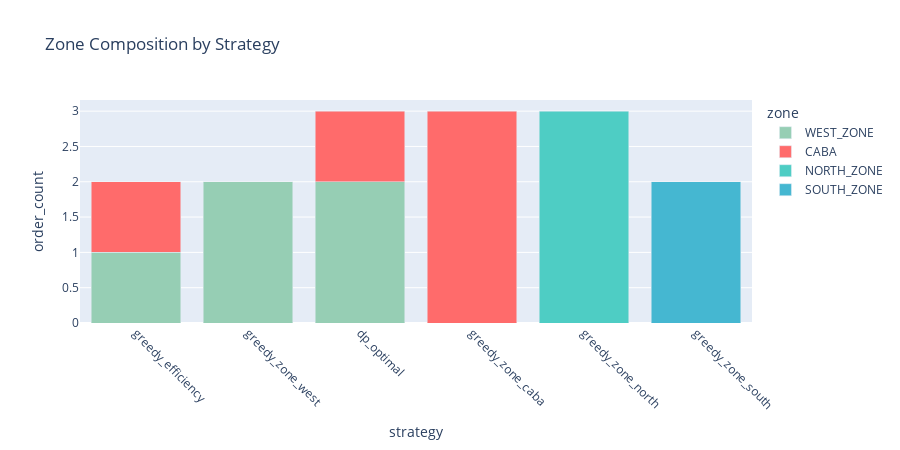

The notebook cell saved with this chart:
### Code cell
# Zone composition per candidate (stacked bar)
zone_data = []
for c in unique_candidates:
    for zone, count in c.zone_breakdown.items():
        zone_data.append({
            "strategy": c.strategy.value,
            "zone": zone,
            "order_count": count,
        })

zone_df = pd.DataFrame(zone_data)

fig = px.bar(
    zone_df,
    x="strategy",
    y="order_count",
    color="zone",
    title="Zone Composition by Strategy",
    color_discrete_map=zone_colors,
)
fig.update_layout(height=450, xaxis_tickangle=45, barmode="stack")
fig.show()

### Figure 1 — Plotly figure (JSON) as saved in the notebook; plotly's stock layout.template omitted (floating-point values rounded to 4 significant figures)
{"data": [{"hovertemplate": "zone=WEST_ZONE<br>strategy=%{x}<br>order_count=%{y}<extra></extra>", "legendgroup": "WEST_ZONE", "marker": {"color": "#96CEB4", "pattern": {"shape": ""}}, "name": "WEST_ZONE", "orientation": "v", "showlegend": true, "textposition": "auto", "type": "bar", "x": ["greedy_efficiency", "greedy_zone_west", "dp_optimal"], "xaxis": "x", "y": [1, 2, 2], "yaxis": "y"}, {"hovertemplate": "zone=CABA<br>strategy=%{x}<br>order_count=%{y}<extra></extra>", "legendgroup": "CABA", "marker": {"color": "#FF6B6B", "pattern": {"shape": ""}}, "name": "CABA", "orientation": "v", "showlegend": true, "textposition": "auto", "type": "bar", "x": ["greedy_efficiency", "greedy_zone_caba", "dp_optimal"], "xaxis": "x", "y": [1, 3, 1], "yaxis": "y"}, {"hovertemplate": "zone=NORTH_ZONE<br>strategy=%{x}<br>order_count=%{y}<extra></extra>", "legendgroup": "NORTH_ZONE", "marker": {"color": "#4ECDC4", "pattern": {"shape": ""}}, "name": "NORTH_ZONE", "orientation": "v", "showlegend": true, "textposition": "auto", "type": "bar", "x": ["greedy_zone_north"], "xaxis": "x", "y": [3], "yaxis": "y"}, {"hovertemplate": "zone=SOUTH_ZONE<br>strategy=%{x}<br>order_count=%{y}<extra></extra>", "legendgroup": "SOUTH_ZONE", "marker": {"color": "#45B7D1", "pattern": {"shape": ""}}, "name": "SOUTH_ZONE", "orientation": "v", "showlegend": true, "textposition": "auto", "type": "bar", "x": ["greedy_zone_south"], "xaxis": "x", "y": [2], "yaxis": "y"}], "layout": {"barmode": "stack", "height": 450, "legend": {"title": {"text": "zone"}, "tracegroupgap": 0}, "title": {"text": "Zone Composition by Strategy"}, "xaxis": {"anchor": "y", "domain": [0, 1], "tickangle": 45, "title": {"text": "strategy"}}, "yaxis": {"anchor": "x", "domain": [0, 1], "title": {"text": "order_count"}}}}
